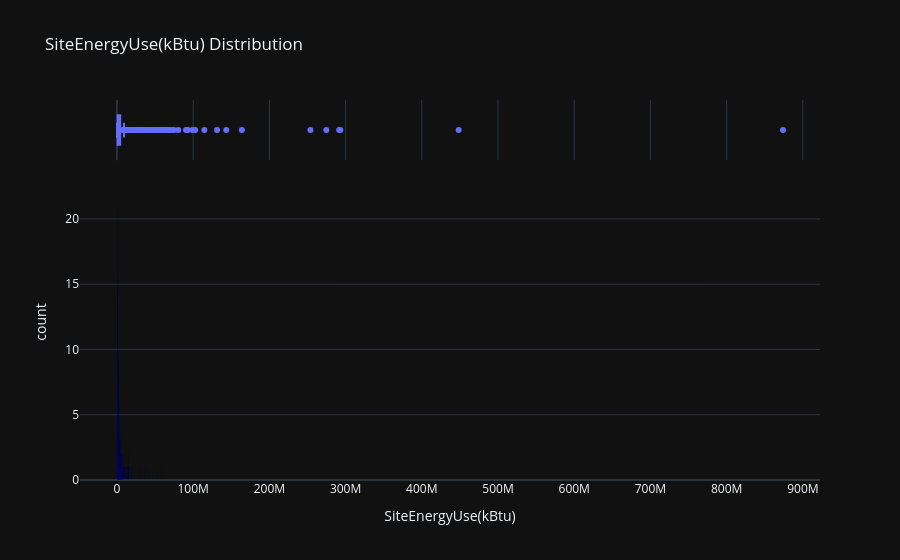

The notebook cell this image was saved under:
### Code cell
# let's see the distribution of the data
interactive_distribution(df=df_compliant_filtered, col='SiteEnergyUse(kBtu)', n_bins=100_000)

### Figure 1 — Plotly figure (JSON) as saved in the notebook; plotly's stock layout.template omitted (floating-point values rounded to 4 significant figures; data arrays with more than 128 entries replaced by an {"elided": "..."} marker saying what was removed)
{"data": [{"bingroup": "x", "hovertemplate": "SiteEnergyUse(kBtu)=%{x}<br>count=%{y}<extra></extra>", "legendgroup": "", "marker": {"color": "#636efa", "opacity": 0.7, "pattern": {"shape": ""}}, "name": "", "nbinsx": 100000, "orientation": "v", "showlegend": false, "x": {"elided": "3116 float values"}, "xaxis": "x", "yaxis": "y", "type": "histogram"}, {"hovertemplate": "SiteEnergyUse(kBtu)=%{x}<extra></extra>", "legendgroup": "", "marker": {"color": "#636efa"}, "name": "", "notched": true, "showlegend": false, "x": {"elided": "3116 float values"}, "xaxis": "x2", "yaxis": "y2", "type": "box"}], "layout": {"xaxis": {"anchor": "y", "domain": [0.0, 1.0], "title": {"text": "SiteEnergyUse(kBtu)"}}, "yaxis": {"anchor": "x", "domain": [0.0, 0.8316], "title": {"text": "count"}}, "xaxis2": {"anchor": "y2", "domain": [0.0, 1.0], "matches": "x", "showticklabels": false, "showgrid": true}, "yaxis2": {"anchor": "x2", "domain": [0.8416, 1.0], "matches": "y2", "showticklabels": false, "showline": false, "ticks": "", "showgrid": false}, "legend": {"tracegroupgap": 0}, "title": {"text": "SiteEnergyUse(kBtu) Distribution"}, "barmode": "relative", "bargap": 0.1}}
